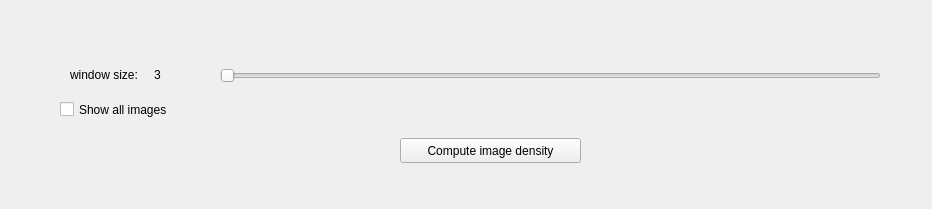
<?xml version="1.0" encoding="UTF-8"?>
<ui version="4.0">
 <class>DensityWindow</class>
 <widget class="QWidget" name="DensityWindow">
  <property name="geometry">
   <rect>
    <x>0</x>
    <y>0</y>
    <width>932</width>
    <height>209</height>
   </rect>
  </property>
  <property name="windowTitle">
   <string>DensityWindow</string>
  </property>
  <widget class="QLabel" name="label_21">
   <property name="geometry">
    <rect>
     <x>70</x>
     <y>60</y>
     <width>81</width>
     <height>30</height>
    </rect>
   </property>
   <property name="text">
    <string>window size:</string>
   </property>
  </widget>
  <widget class="QCheckBox" name="checkBox_showDensityImages">
   <property name="geometry">
    <rect>
     <x>60</x>
     <y>98</y>
     <width>131</width>
     <height>23</height>
    </rect>
   </property>
   <property name="text">
    <string>Show all images</string>
   </property>
  </widget>
  <widget class="QSlider" name="horizontalSlider_windowSize">
   <property name="geometry">
    <rect>
     <x>220</x>
     <y>68</y>
     <width>661</width>
     <height>16</height>
    </rect>
   </property>
   <property name="minimum">
    <number>3</number>
   </property>
   <property name="maximum">
    <number>501</number>
   </property>
   <property name="singleStep">
    <number>2</number>
   </property>
   <property name="pageStep">
    <number>20</number>
   </property>
   <property name="orientation">
    <enum>Qt::Horizontal</enum>
   </property>
   <property name="invertedAppearance">
    <bool>false</bool>
   </property>
   <property name="tickPosition">
    <enum>QSlider::NoTicks</enum>
   </property>
   <property name="tickInterval">
    <number>0</number>
   </property>
  </widget>
  <widget class="QPushButton" name="pushButton_computeDensity">
   <property name="geometry">
    <rect>
     <x>400</x>
     <y>138</y>
     <width>181</width>
     <height>25</height>
    </rect>
   </property>
   <property name="text">
    <string>Compute image density</string>
   </property>
  </widget>
  <widget class="QLabel" name="label_windowSize">
   <property name="geometry">
    <rect>
     <x>154</x>
     <y>65</y>
     <width>54</width>
     <height>20</height>
    </rect>
   </property>
   <property name="text">
    <string>3</string>
   </property>
  </widget>
 </widget>
 <resources/>
 <connections>
  <connection>
   <sender>pushButton_computeDensity</sender>
   <signal>clicked()</signal>
   <receiver>DensityWindow</receiver>
   <slot>slotComputeImageDensity()</slot>
   <hints>
    <hint type="sourcelabel">
     <x>484</x>
     <y>156</y>
    </hint>
    <hint type="destinationlabel">
     <x>290</x>
     <y>159</y>
    </hint>
   </hints>
  </connection>
 </connections>
 <slots>
  <slot>slotComputeImageDensity()</slot>
 </slots>
</ui>
